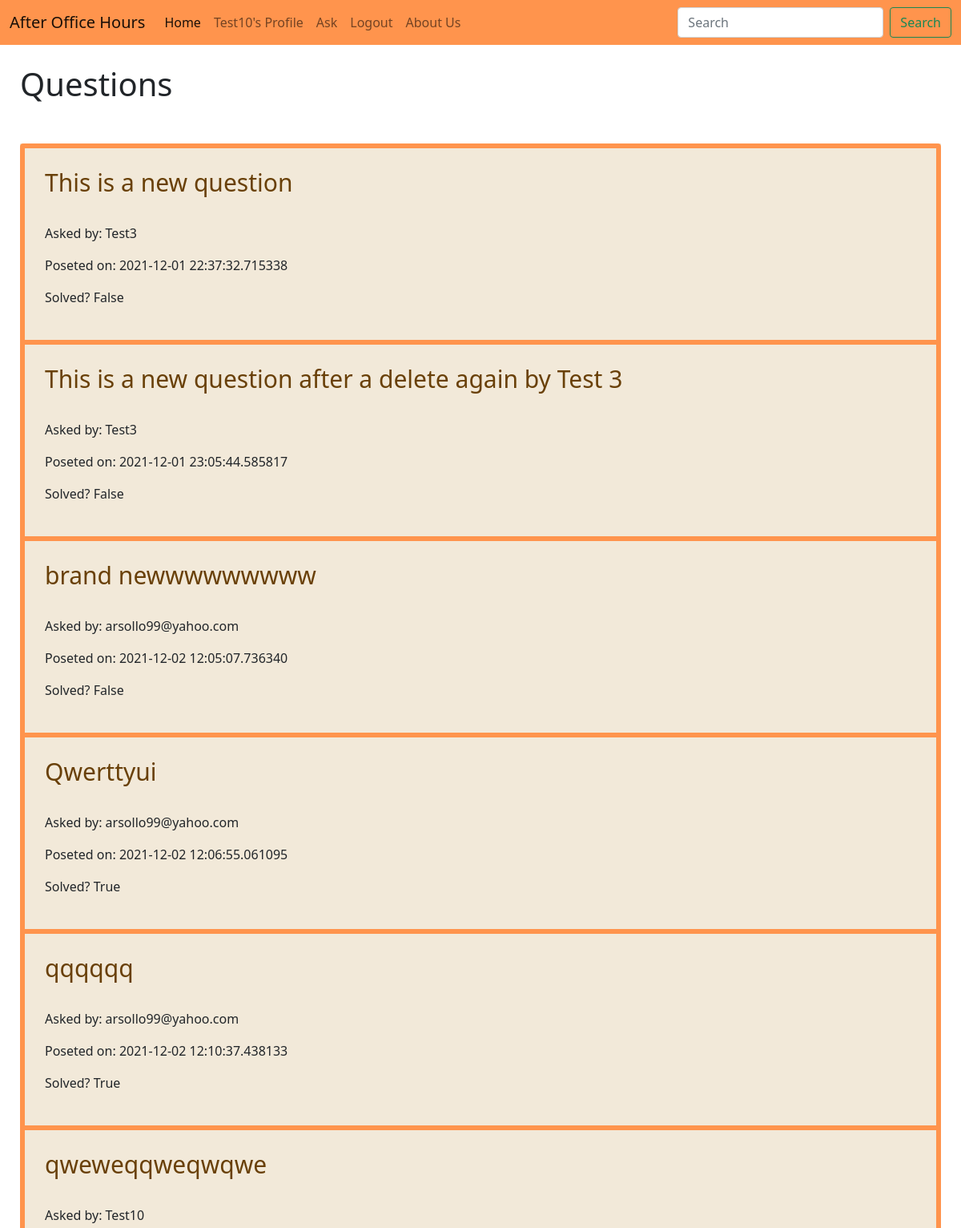
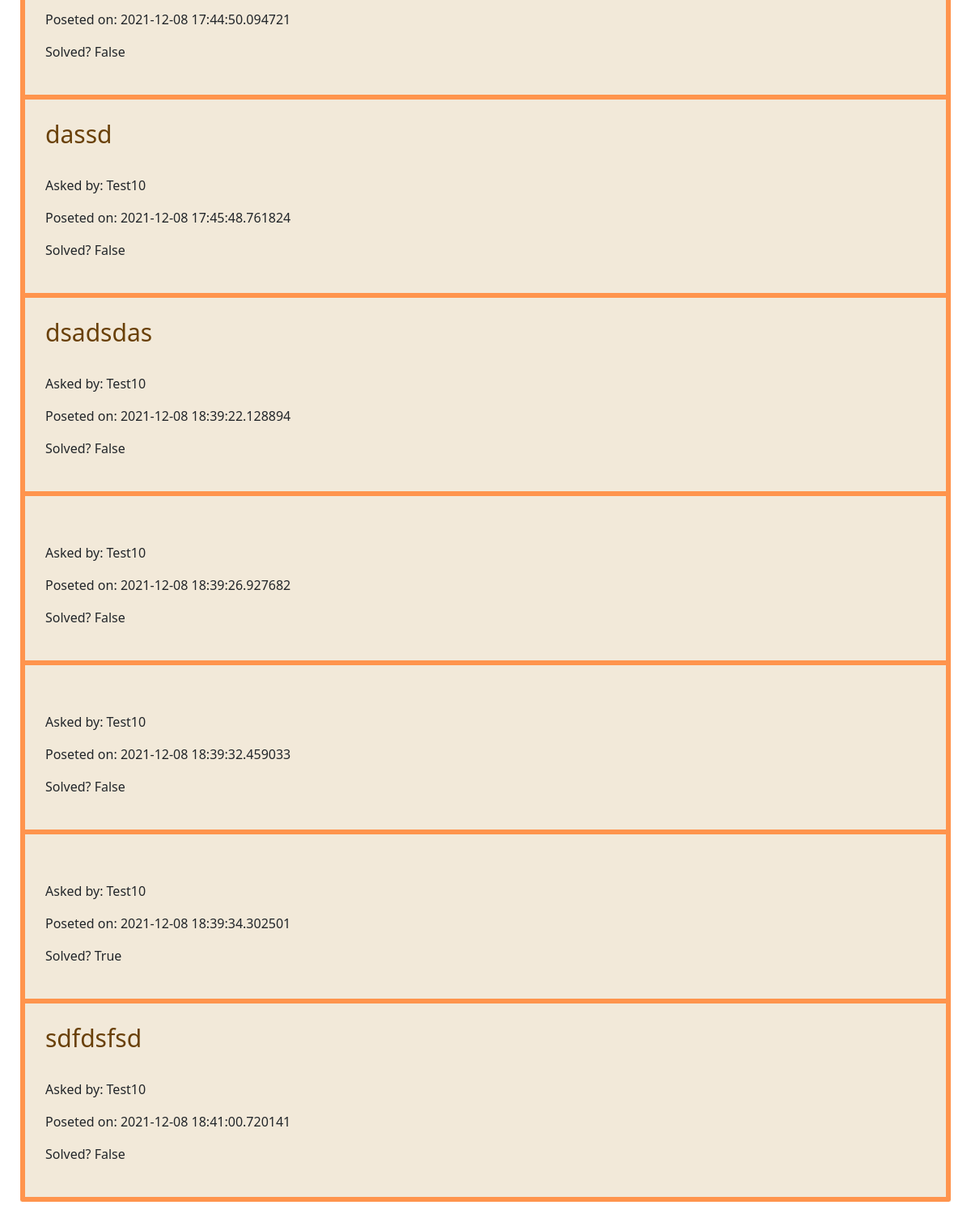
Screenshot of / (signed in) with the database file from the repository (2 pictures, top to bottom).
### Question.py (models this page shows)
class User(UserMixin, db.Model):
    id = db.Column(db.Integer, primary_key=True)
    username = db.Column(db.String(20), unique=True, nullable=False)
    email = db.Column(db.String(120), unique=True, nullable=False)
    password = db.Column(db.String(60), nullable=False)
    questions = db.relationship('Question', backref='author', lazy=True)

class Question(db.Model):
    id = db.Column(db.Integer, primary_key=True)
    q_text = db.Column(db.Text)
    asked_by_id = db.Column(db.Integer, db.ForeignKey('user.id'))
    post_time = db.Column(db.DateTime)
    solved = db.Column(db.Boolean)
    answers = db.relationship('Answer', backref='question', lazy = True)

### Question.py (the view)
@app.route("/home/")
@app.route("/")
def home():
    questions = Question.query.all()
    users = User.query.all()
    context = {
        'questions' : questions,
        'users' : users
    }
    return render_template('home.html', **context)

### Question.py (called while the page is built)
@login_manager.user_loader
def load_user(user_id):
    print(user_id)
    return User.query.get(int(user_id))

### Templates/home.html (shortened to what this page needs)
<!DOCTYPE html>
<html>
<head>
	<link href="https://cdn.jsdelivr.net/npm/bootstrap@5.1.3/dist/css/bootstrap.min.css" rel="stylesheet">
	<link rel="stylesheet" href="{{ url_for('static', filename = 'website_style.css')}}">
</head>
<body>
    <nav class="navbar navbar-expand-lg navbar-light ">
      <div class="container-fluid">
        <a class="navbar-brand" href="/">After Office Hours</a>
        <div class="collapse navbar-collapse" id="navbarScroll">
          <ul class="navbar-nav me-auto my-2 my-lg-0 navbar-nav-scroll" style="--bs-scroll-height: 100px;">
            <li class="nav-item">
              <a class="nav-link active" aria-current="page" href="{{ url_for('home') }}">Home</a>
            </li>
            {% if current_user.is_authenticated %}
            <li class="nav-item">
              <a class="nav-link" href="{{ url_for('profile') }}">{{current_user.username}}'s Profile</a>
            </li>
            <li class="nav-item">
              <a class="nav-link" href="{{ url_for('ask') }} ">Ask</a>
            </li>
            <li class="nav-item">
              <a class="nav-link" href="{{ url_for('logout') }}">Logout</a>
            </li>
            {%endif%}
              <a class="nav-link" href="{{ url_for('about') }} ">About Us</a>
          </ul>
          <form class="d-flex">
            <input class="form-control me-2" type="search" placeholder="Search" aria-label="Search">
            <button class="btn btn-outline-success" type="submit">Search</button>
          </form>
        </div>
      </div>
    </nav>
    {% block content %}
    <div class="welcome_page">
      <h1 id="question_header">Questions</h1>
    </div>
    <div class="home_asked_questions">
      <div class="row">
        <div class="col-lg-12">
          <div class="list-group">
            {%for question in questions%}
              {% for user in users%}
                  {% if user.id == question.asked_by_id %}
                  <a href="{{url_for('question', question_id = question.id)}}" class="list-group-item">
                  <h4 class="list-group-item-heading">{{ question.q_text }}</h4>
                  <p class="list-group-item-text">Asked by: {{ user.username}}</p>
                  <p class="list-group-item-text">Poseted on: {{ question.post_time }}</p>
                  <p class="list-group-item-text">Solved? {{ question.solved }}</p>
                  </a>
                  {%endif%}
                {%endfor%}
            {%endfor%}
          </div>
        </div>
      </div>
    </div>
    {% endblock content %}
  </body>
</html>

### static/website_style.css (style rules this page uses)
* { margin: 0; padding: 0; }
.navbar-light { background-color: rgb(255, 148, 77); }
#question_header { padding: 25px; }
.home_asked_questions { margin: 25px 25px 25px 25px; background-color: rgb(242, 233, 217); }
.home_asked_questions a { padding: 25px; border-style: solid; border-width: 6px; border-color: rgb(255, 148, 77); background-color: rgb(242, 233, 217); }
.home_asked_questions a h4 { color: rgb(105, 64, 8); padding-bottom: 25px; font-size: 30px; }

### rows the page displays
User: username "Test10"
Question: q_text "This is a new question", post_time "2021-12-01 22:37:32.715338", solved "False"
User: username "Test3"
Question: q_text "This is a new question after a delete again by Test 3", post_time "2021-12-01 23:05:44.585817", solved "False"
Question: q_text "brand newwwwwwwww", post_time "2021-12-02 12:05:07.736340", solved "False"
User: username "arsollo99@yahoo.com"
Question: q_text "Qwerttyui", post_time "2021-12-02 12:06:55.061095", solved "True"
Question: q_text "qqqqqq", post_time "2021-12-02 12:10:37.438133", solved "True"
Question: q_text "qweweqqweqwqwe", post_time "2021-12-08 17:44:50.094721", solved "False"
Question: q_text "dassd", post_time "2021-12-08 17:45:48.761824", solved "False"
Question: q_text "dsadsdas", post_time "2021-12-08 18:39:22.128894", solved "False"
Question: post_time "2021-12-08 18:39:26.927682", solved "False"
Question: post_time "2021-12-08 18:39:32.459033", solved "False"
Question: post_time "2021-12-08 18:39:34.302501", solved "True"
Question: q_text "sdfdsfsd", post_time "2021-12-08 18:41:00.720141", solved "False"
